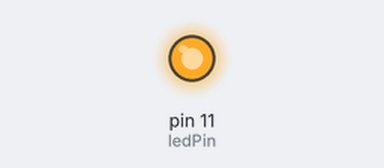
This program was run on a simulated Raspberry Pi (header pin numbers). Parts: output pins drawn as LEDs (lit = HIGH). At 0.0 s the program stops and its outputs stay as they are.

Above: at 0.1 s.
Timing chart, 0 to 1.5 s (numbered marks = the images above):
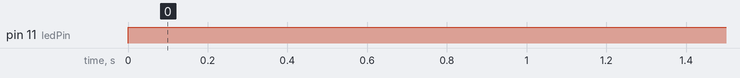

The program:

led.py
```python
import RPi.GPIO as GPIO

ledPin = 11

GPIO.setwarnings(False)
GPIO.setmode(GPIO.BOARD)
GPIO.setup(ledPin, GPIO.OUT)
GPIO.output(ledPin, GPIO.HIGH)

def led(on):
    if on :
        GPIO.output(ledPin, GPIO.LOW)
    else:
        GPIO.output(ledPin, GPIO.HIGH)
```

Measured:
- by itself, pin 11 (ledPin): LOW → HIGH at 0.00 s
